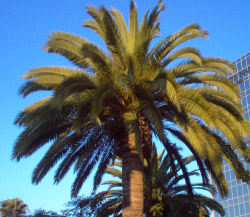
%> input picture matlab/ThirdPartyToolbox/waveletcdf97/demo/palm.jpg, 250 x 217 px
$ octave --eval "waveletcdf97_demo;"   (GNU Octave 9; MATLAB toolbox functions it lacks are replaced by stand-ins)
%> lines starting %> are read from the running program, lines starting %| are printed output that depends on the picture
### matlab/ThirdPartyToolbox/waveletcdf97/waveletcdf97.m
function X = waveletcdf97(X, Level)
%WAVELETCDF97  Cohen-Daubechies-Feauveau 9/7 wavelet transform.
%   Y = WAVELETCDF97(X, L) decomposes X with L stages of the
%   Cohen-Daubechies-Feauveau (CDF) 9/7 wavelet.  For the
%   inverse transform, WAVELETCDF97(X, -L) inverts L stages.
%   Filter boundary handling is half-sample symmetric.
%
%   X may be of any size; it need not have size divisible by 2^L.
%   For example, if X has length 9, one stage of decomposition
%   produces a lowpass subband of length 5 and a highpass subband
%   of length 4.  Transforms of any length have perfect
%   reconstruction (exact inversion).
%
%   If X is a matrix, WAVELETCDF97 performs a (tensor) 2D wavelet
%   transform.  If X has three dimensions, the 2D transform is
%   applied along the first two dimensions.
%
%   Example:
%   Y = waveletcdf97(X, 5);    % Transform image X using 5 stages
%   R = waveletcdf97(Y, -5);   % Reconstruct from Y

% Pascal Getreuer 2004-2006

if nargin < 2, error('Not enough input arguments.'); end
if ndims(X) > 3, error('Input must be a 2D or 3D array.'); end
if any(size(Level) ~= 1), error('Invalid transform level.'); end

N1 = size(X,1);
N2 = size(X,2);

% Lifting scheme filter coefficients for CDF 9/7
LiftFilter = [-1.5861343420693648,-0.0529801185718856,0.8829110755411875,0.4435068520511142];
ScaleFactor = 1.1496043988602418;

S1 = LiftFilter(1);
S2 = LiftFilter(2);
S3 = LiftFilter(3);
ExtrapolateOdd = -2*[S1*S2*S3,S2*S3,S1+S3+3*S1*S2*S3]/(1+2*S2*S3);

LiftFilter = LiftFilter([1,1],:);

if Level >= 0   % Forward transform
   for k = 1:Level
      M1 = ceil(N1/2);
      M2 = ceil(N2/2);

      %%% Transform along columns %%%
      if N1 > 1
         RightShift = [2:M1,M1];
         X0 = X(1:2:N1,1:N2,:);

         % Apply lifting stages
         if rem(N1,2)
            X1 = [X(2:2:N1,1:N2,:);X0(M1-1,:,:)*ExtrapolateOdd(1)...
                  + X(N1-1,1:N2,:)*ExtrapolateOdd(2)...
                  + X0(M1,:,:)*ExtrapolateOdd(3)]...
               + filter(LiftFilter(:,1),1,X0(RightShift,:,:),...
               X0(1,:,:)*LiftFilter(1,1),1);
         else
            X1 = X(2:2:N1,1:N2,:) ...
               + filter(LiftFilter(:,1),1,X0(RightShift,:,:),...
               X0(1,:,:)*LiftFilter(1,1),1);
         end

         X0 = X0 + filter(LiftFilter(:,2),1,...
            X1,X1(1,:,:)*LiftFilter(1,2),1);
         X1 = X1 + filter(LiftFilter(:,3),1,...
            X0(RightShift,:,:),X0(1,:,:)*LiftFilter(1,3),1);
         X0 = X0 + filter(LiftFilter(:,4),1,...
            X1,X1(1,:,:)*LiftFilter(1,4),1);

         if rem(N1,2)
            X1(M1,:,:) = [];
         end

         X(1:N1,1:N2,:) = [X0*ScaleFactor;X1/ScaleFactor];
      end

      %%% Transform along rows %%%
      if N2 > 1
         RightShift = [2:M2,M2];
         X0 = permute(X(1:N1,1:2:N2,:),[2,1,3]);

         % Apply lifting stages
         if rem(N2,2)
            X1 = permute([X(1:N1,2:2:N2,:),X(1:N1,N2-2,:)*ExtrapolateOdd(1)...
                  + X(1:N1,N2-1,:)*ExtrapolateOdd(2) ...
                  + X(1:N1,N2,:)*ExtrapolateOdd(3)],[2,1,3])...
               + filter(LiftFilter(:,1),1,X0(RightShift,:,:),...
               X0(1,:,:)*LiftFilter(1,1),1);
         else
            X1 = permute(X(1:N1,2:2:N2,:),[2,1,3]) ...
               + filter(LiftFilter(:,1),1,X0(RightShift,:,:),...
               X0(1,:,:)*LiftFilter(1,1),1);
         end

         X0 = X0 + filter(LiftFilter(:,2),1,...
            X1,X1(1,:,:)*LiftFilter(1,2),1);
         X1 = X1 + filter(LiftFilter(:,3),1,...
            X0(RightShift,:,:),X0(1,:,:)*LiftFilter(1,3),1);
         X0 = X0 + filter(LiftFilter(:,4),1,...
            X1,X1(1,:,:)*LiftFilter(1,4),1);

         if rem(N2,2)
            X1(M2,:,:) = [];
         end

         X(1:N1,1:N2,:) = permute([X0*ScaleFactor;X1/ScaleFactor],[2,1,3]);
      end

      N1 = M1;
      N2 = M2;
   end
else           % Inverse transform
   for k = 1+Level:0
      M1 = ceil(N1*pow2(k));
      M2 = ceil(N2*pow2(k));

      %%% Inverse transform along rows %%%
      if M2 > 1
         Q = ceil(M2/2);
         RightShift = [2:Q,Q];
         X1 = permute(X(1:M1,Q+1:M2,:)*ScaleFactor,[2,1,3]);

         if rem(M2,2)
            X1(Q,1,1) = 0;
         end

         % Undo lifting stages
         X0 = permute(X(1:M1,1:Q,:)/ScaleFactor,[2,1,3]) ...
            - filter(LiftFilter(:,4),1,X1,X1(1,:,:)*LiftFilter(1,4),1);
         X1 = X1 - filter(LiftFilter(:,3),1,X0(RightShift,:,:),...
            X0(1,:,:)*LiftFilter(1,3),1);
         X0 = X0 - filter(LiftFilter(:,2),1,X1,...
            X1(1,:,:)*LiftFilter(1,2),1);
         X1 = X1 - filter(LiftFilter(:,1),1,X0(RightShift,:,:),...
            X0(1,:,:)*LiftFilter(1,1),1);

         if rem(M2,2)
            X1(Q,:,:) = [];
         end

         X(1:M1,[1:2:M2,2:2:M2],:) = permute([X0;X1],[2,1,3]);
      end

      %%% Inverse transform along columns %%%
      if M1 > 1
         Q = ceil(M1/2);
         RightShift = [2:Q,Q];
         X1 = X(Q+1:M1,1:M2,:)*ScaleFactor;

         if rem(M1,2)
            X1(Q,1,1) = 0;
         end

         % Undo lifting stages
         X0 = X(1:Q,1:M2,:)/ScaleFactor ...
            - filter(LiftFilter(:,4),1,X1,X1(1,:,:)*LiftFilter(1,4),1);
         X1 = X1 - filter(LiftFilter(:,3),1,X0(RightShift,:,:),...
            X0(1,:,:)*LiftFilter(1,3),1);
         X0 = X0 - filter(LiftFilter(:,2),1,X1,...
            X1(1,:,:)*LiftFilter(1,2),1);
         X1 = X1 - filter(LiftFilter(:,1),1,X0(RightShift,:,:),...
            X0(1,:,:)*LiftFilter(1,1),1);

         if rem(M1,2)
            X1(Q,:,:) = [];
         end

         X([1:2:M1,2:2:M1],1:M2,:) = [X0;X1];
      end
   end
end

### matlab/ThirdPartyToolbox/waveletcdf97/demo/waveletcdf97_demo.m
function waveletcdf97_demo
%Demo for waveletcdf97

% Pascal Getreuer 2006

%%% Piecewise-smooth signal approximation demo %%%

%%% Construct the test signal %%%
N = 512;                         % Signal length
t = linspace(-1.7,1.7,N);
X = sign(t).*exp(-t.^4);

fprintf(['\n*** Wavelet Approximation ***\n',...
      'Signal approximation is the problem of representing a signal with\n',...
      'as few components as possible.  This is similar to lossy image\n',...
      'compression, but ignoring the problems of quantization and encoding.\n\n',...
      'This demo computes the wavelet approximation of a piecewise smooth\n',...
      'signal using only 40 out of 512 components.  Fourier approximation\n',...
      'with 40 components is shown for comparison.\n\n']);

%%% Wavelet approximation %%%
NumComponents = 40;              % Keep 40 components
Level = 9;                       % Use 9 levels of decomposition

Y = waveletcdf97(X,Level);       % Transform the signal
Y = keep(Y,NumComponents);       % Keep only 40 components
R = waveletcdf97(Y,-Level);      % Invert to obtain the approximation


%%% Fourier approximation %%%
Y = fft(X);                      % Transform
Y = keep(Y,NumComponents);       % Keep only 40 components
R2 = real(ifft(Y));              % Invert

fprintf('  Wavelet approximation RMS error: %.3f\n',norm(X-R));
fprintf('  Fourier approximation RMS error: %.3f\n\n',norm(X-R2));

figure;
h3 = subplot(2,2,3);
plot(R);
axis([1,N,-1.2,1.2]);
title('Wavelet approximation');
set(gca,'XTick',[],'YTick',[-1,0,1]);

h4 = subplot(2,2,4);
plot(R2);
axis([1,N,-1.2,1.2]);
title('Fourier approximation');
set(gca,'XTick',[],'YTick',[-1,0,1]);

h1 = subplot(2,2,1);
plot(X);
axis([1,N,-1.2,1.2]);
title(sprintf('Original (%d samples)',N));
set(gca,'XTick',[],'YTick',[-1,0,1]);

p1 = get(h1,'Position');
p3 = get(h3,'Position');
p4 = get(h4,'Position');
p1(1) = (p3(1) + p4(1))/2;
set(h1,'Position',p1);


%%% Image approximation demo %%%

fprintf(['\n*** Wavelet Image Approximation ***\n',...
      'This demo applies waveletcdf97 to image approximation.  First,\n',...
      'the input image is converted from RGB to the JPEG Y''CbCr\n',...
      'colorspace.  The Y''CbCr image is transformed using waveletcdf97,\n',...
      'all but the largest transform coefficients are set to zero, and\n',...
      'then inverse transformed.\n\n']);

ImageFile = 'palm.jpg';

% Load the demo image, a photograph of a palm tree
X = double(imread(ImageFile))/255;
N = size(X);
%> N = [217 250 3]

figure; colormap(gray(256));
subplot(2,1,1);
image(X);
axis image; axis off;
title(sprintf('Original (%dx%d)',N(2),N(1)));
drawnow;

X = RGBToYCbCr(X);      % Use YCbCr colorspace for processing

subplot(2,2,3);
Y = waveletcdf97(X(:,:,1),1);  % 1-stage transform of the intensity channel
%> call 3 of waveletcdf97, with Level = 1
%> after the loop in waveletcdf97 (call 3), `for k = 1:Level`:
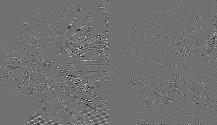
%> X1: size 125x217 double; min -0.376, max 0.47, mean 0.000196; drawn with min black and max white
%> after the loop in waveletcdf97 (call 3), `for k = 1:Level`: RightShift = 125 values from 2 to 125
imagesc(abs(Y).^0.5);
axis image; axis off;
title('1-stage transform');
drawnow;

subplot(2,2,4);
Y = waveletcdf97(X(:,:,1),3);  % 3-stage transform
%> call 4 of waveletcdf97, with Level = 3
%> after the loop in waveletcdf97 (call 4), `for k = 1:Level`:
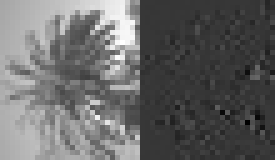
%> X0: size 32x55 double (shown 5 times larger); min -1.75, max 6.36, mean 1.53; drawn with min black and max white
%> after the loop in waveletcdf97 (call 4), `for k = 1:Level`: RightShift = 32 values from 2 to 32
imagesc(abs(Y).^0.5);
axis image; axis off;
title('3-stage transform');
drawnow;

L = 6;
Y = waveletcdf97(X,L);

figure;
drawnow;
subplot(2,2,1);
R = waveletcdf97(keep(Y,1/10),-L);
image(YCbCrToRGB(R));
axis image; axis off;
title(sprintf('10:1 approximation, PSNR %.1f dB',psnr(X,R)));
drawnow;

subplot(2,2,2);
R = waveletcdf97(keep(Y,1/20),-L);
image(YCbCrToRGB(R));
axis image; axis off;
title(sprintf('20:1 approximation, PSNR %.1f dB',psnr(X,R)));
drawnow;

subplot(2,2,3);
R = waveletcdf97(keep(Y,1/40),-L);
image(YCbCrToRGB(R));
axis image; axis off;
title(sprintf('40:1 approximation, PSNR %.1f dB',psnr(X,R)));
drawnow;

subplot(2,2,4);
R = waveletcdf97(keep(Y,1/80),-L);
image(YCbCrToRGB(R));
axis image; axis off;
title(sprintf('80:1 approximation, PSNR %.1f dB',psnr(X,R)));
drawnow;
return;


function X = keep(X,Ratio)
% Set all but the largest elements of X to zero

if size(X,3) > 1
   NumElements = prod(size(X));
   % Number of components to keep in the Y channel
   NumY = floor(NumElements*Ratio*0.92);
   % Number of components to keep in the Cb channel
   NumCb = floor(NumElements*Ratio*0.04);
   % Number of components to keep in the Cr channel
   NumCr = floor(NumElements*Ratio*0.04);

   X(:,:,1) = keep(X(:,:,1),NumY);
   X(:,:,2) = keep(X(:,:,2),NumCb);
   X(:,:,3) = keep(X(:,:,3),NumCr);
   return;
end

if Ratio > 1
   Num = Ratio;
else
   Num = floor(prod(size(X))*Ratio);
end

[tmp,i] = sort(abs(X(:)));
X(i(1:end-Num)) = 0;
return;


function p = psnr(A,B)
% Compute the PSNR value of B relative to A
p = -10*log10(mean((A(:) - B(:)).^2) / (max(A(:)) - min(A(:)))^2);
return;


function X = RGBToYCbCr(X)
% Convert from RGB to JPEG YCbCr colorspace
M = [0.299,0.587,0.114;-0.168736,-0.331264,0.5;0.5,-0.418688,-0.081312];
R = X(:,:,1); G = X(:,:,2); B = X(:,:,3);
X(:,:,1) = M(1)*R + M(4)*G + M(7)*B;  % Intensity Y channel
X(:,:,2) = M(2)*R + M(5)*G + M(8)*B;  % Blue chroma Cb channel
X(:,:,3) = M(3)*R + M(6)*G + M(9)*B;  % Red chroma Cr channel
X = min(max(X,-1),1);  % Clip result to [-1,1]
return;


function X = YCbCrToRGB(X)
% Convert from JPEG YCbCr to RGB colorspace
X = min(max(X,-1),1);
M = inv([0.299,0.587,0.114;-0.168736,-0.331264,0.5;0.5,-0.418688,-0.081312]);
Y = X(:,:,1); Cb = X(:,:,2); Cr = X(:,:,3);
X(:,:,1) = M(1)*Y + M(4)*Cb + M(7)*Cr;  % Red channel
X(:,:,2) = M(2)*Y + M(5)*Cb + M(8)*Cr;  % Green channel
X(:,:,3) = M(3)*Y + M(6)*Cb + M(9)*Cr;  % Blue channel
X = min(max(X,0),1);  % Clip result to [0,1]
return;
%> call 6 of waveletcdf97, with Level = -6
%> after the loop in waveletcdf97 (call 6), `for k = 1+Level:0`:
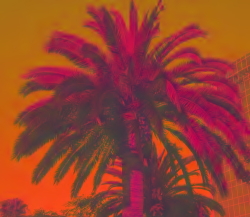
%> X: size 217x250x3 double; mean R, G, B 0.428, 0.0386, -0.0461; drawn with min black and max white
%> after the loop in waveletcdf97 (call 6), `for k = 1+Level:0`:
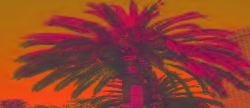
%> X1: size 108x250x3 double; mean R, G, B 0.428, 0.0382, -0.0459; drawn with min black and max white
%> after the loop in waveletcdf97 (call 6), `for k = 1+Level:0`: RightShift = 109 values from 2 to 109
%> in YCbCrToRGB, `Cb = X(:,:,2)`:
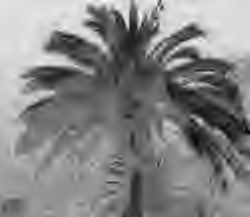
%> Cb: size 217x250 double; min -0.278, max 0.327, mean 0.0386; drawn with min black and max white
%> in YCbCrToRGB, `Cr = X(:,:,3)`:
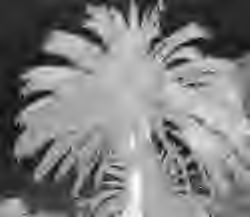
%> Cr: size 217x250 double; min -0.254, max 0.163, mean -0.0461; drawn with min black and max white
%> in YCbCrToRGB, `X = min(max(X,0),1);`:
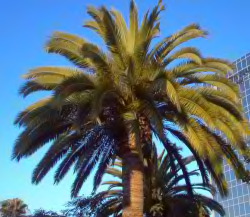
%> X: size 217x250x3 double; mean R, G, B 0.363, 0.447, 0.494
%> in psnr, `p = -10*log10(mean((A(:) - B(:)).^2) / (max(A(:)) - min(A(:)))^2);`: p = 33.55
